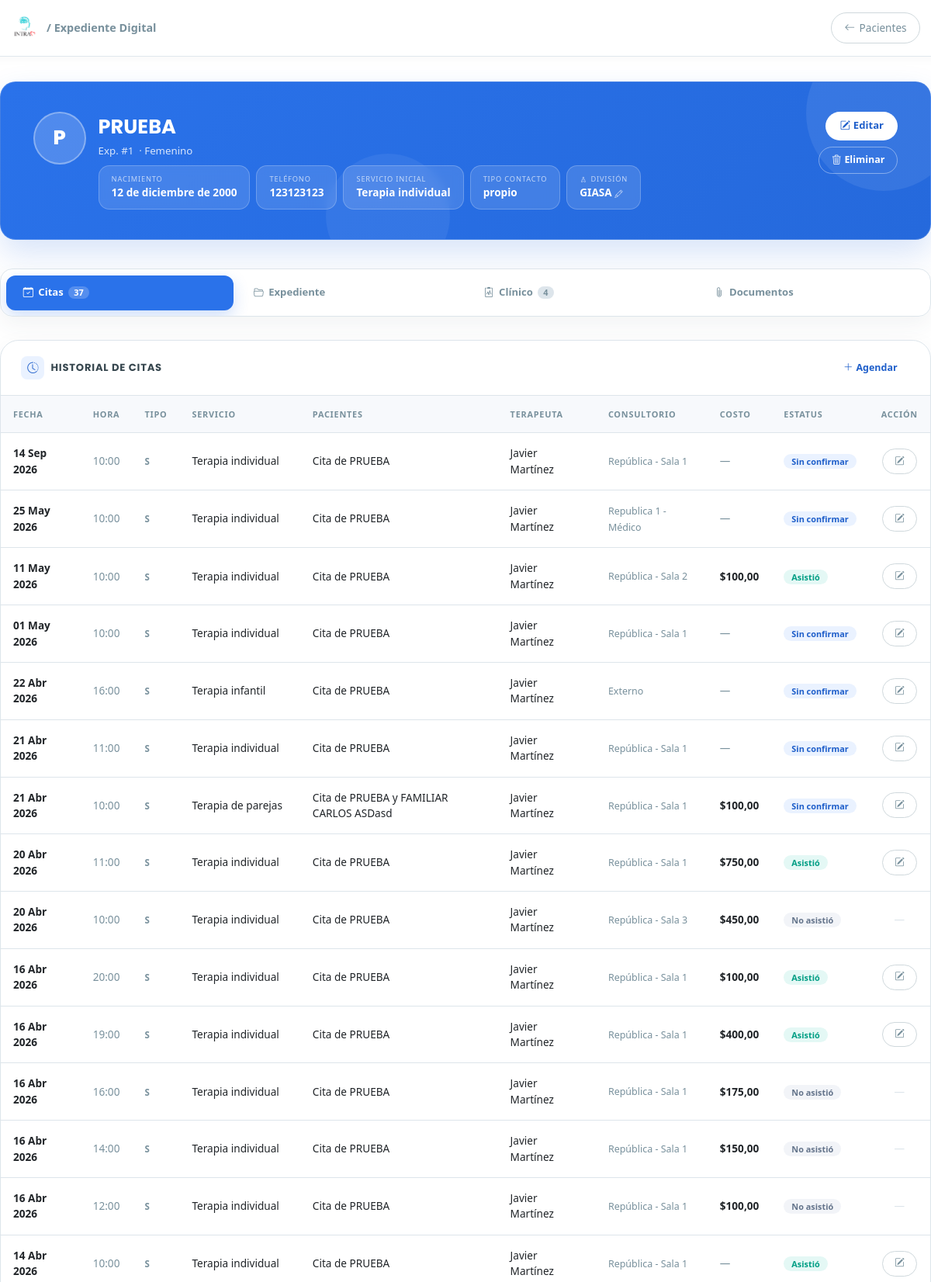
/pacientes/1/ (upper part), run on the app's committed database.
### clinica/models.py (models this page shows, shortened)
class Paciente(models.Model):
    TIPO_CONTACTO_CHOICES = [
        ('propio', 'Propio'),
        ('madre', 'Madre'),
        ('padre', 'Padre'),
        ('pareja', 'Pareja'),
        ('otro', 'Otro'),
    ]
    SEXO_CHOICES = [
        ('Femenino', 'Femenino'),
        ('Masculino', 'Masculino'),
    ]
    usuario = models.OneToOneField(User, on_delete=models.SET_NULL, null=True, blank=True, related_name='perfil_paciente')
    nombre = models.CharField(max_length=200, verbose_name="Nombre Completo")
    fecha_nacimiento = models.DateField(verbose_name="Fecha de Nacimiento")
    nombre_normalizado = models.CharField(max_length=200, blank=True, editable=False)
    sexo = models.CharField(
        max_length=20,
        choices=SEXO_CHOICES,
        default='Femenino',
        verbose_name="Sexo"
    )
    telefono = models.CharField(max_length=20, verbose_name="Teléfono (WhatsApp)")
    identidad_contacto = models.CharField(max_length=20, choices=TIPO_CONTACTO_CHOICES, default='propio')
    servicio_inicial = models.ForeignKey('Servicio', on_delete=models.SET_NULL, null=True, verbose_name="Servicio Inicial")
    consentimiento_firmado = models.FileField(upload_to='documentos/', blank=True, null=True)
    estudio_socioeconomico = models.FileField(upload_to='documentos/', blank=True, null=True)
    apertura_expediente = models.FileField(upload_to='documentos/', blank=True, null=True)
    resumen_clinico = models.TextField(blank=True, null=True)
    empresa = models.ForeignKey(
        'Empresa', on_delete=models.SET_NULL, null=True, blank=True,
        related_name='pacientes'
    )
    division = models.ForeignKey(
        'Division', on_delete=models.SET_NULL, null=True, blank=True,
        related_name='pacientes', verbose_name='División'
    )
    pacientes_relacionados = models.ManyToManyField('self', blank=True, symmetrical=True)
    enlace_resultados = models.URLField(blank=True, null=True)
    fecha_registro = models.DateTimeField(auto_now_add=True)
    class Meta:
        verbose_name = "Paciente"
        verbose_name_plural = "Pacientes"

class Servicio(models.Model):
    nombre = models.CharField(max_length=100)
    precio = models.DecimalField(
        max_digits=10, decimal_places=2, null=True, blank=True,
        verbose_name="Precio estándar",
        help_text="Precio público del servicio. Se usa para calcular penalizaciones por inasistencia."
    )
    def __str__(self):
        return self.nombre

class Division(models.Model):
    nombre = models.CharField(max_length=100)
    def __str__(self):
        return self.nombre

class Cita(models.Model):
    ESTATUS_CONFIRMADA = 'confirmada'
    ESTATUS_SIN_CONFIRMAR = 'sin_confirmar'
    ESTATUS_REAGENDO = 'reagendo'
    ESTATUS_CANCELO = 'cancelo'
    ESTATUS_SI_ASISTIO = 'si_asistio'
    ESTATUS_NO_ASISTIO = 'no_asistio'
    ESTATUS_INCIDENCIA = 'incidencia'
    ESTATUS_CHOICES = [
        (ESTATUS_CONFIRMADA, 'Confirmada'),
        (ESTATUS_SIN_CONFIRMAR, 'Sin confirmar'),
        (ESTATUS_REAGENDO, 'Reagendo'),
        (ESTATUS_CANCELO, 'Cancelo'),
        (ESTATUS_SI_ASISTIO, 'Si asistio'),
        (ESTATUS_NO_ASISTIO, 'No asistio'),
        (ESTATUS_INCIDENCIA, 'Incidencia'),
    ]
    ESTATUS_ACTIVOS = (
        ESTATUS_CONFIRMADA,
        ESTATUS_SIN_CONFIRMAR,
        ESTATUS_REAGENDO,
        ESTATUS_INCIDENCIA,
    )
    TIPO_NUEVO = 'N'
    TIPO_REFERIDO = 'R'
    TIPO_SEGUIMIENTO = 'S'
    TIPO_PACIENTE_CHOICES = [
        (TIPO_NUEVO, 'Nuevo'),
        (TIPO_REFERIDO, 'Referido'),
        (TIPO_SEGUIMIENTO, 'Seguimiento'),
    ]
    PAGO_CHOICES = [
        ('Terminal', 'Terminal'),
        ('Transferencia', 'Transferencia'),
        ('Efectivo', 'Efectivo'),
        ('Pase', 'Pase'),
    ]
    paciente = models.ForeignKey(Paciente, on_delete=models.CASCADE, related_name='citas')
    pacientes_adicionales = models.ManyToManyField(
        Paciente,
        blank=True,
        related_name='citas_como_adicional',
    )
    expediente_grupal = models.ForeignKey(
        'ExpedienteGrupal',
        on_delete=models.SET_NULL,
        null=True,
        blank=True,
        related_name='citas',
    )
    fecha = models.DateField()
    hora = models.TimeField()
    tipo_paciente = models.CharField(
        max_length=1,
        choices=TIPO_PACIENTE_CHOICES,
        default=TIPO_SEGUIMIENTO,
    )
    division = models.ForeignKey(Division, on_delete=models.SET_NULL, null=True)
    consultorio = models.ForeignKey(Consultorio, on_delete=models.SET_NULL, null=True)
    servicio = models.ForeignKey(Servicio, on_delete=models.SET_NULL, null=True)
    terapeuta = models.ForeignKey(Terapeuta, on_delete=models.SET_NULL, null=True)
    costo = models.DecimalField(max_digits=10, decimal_places=2, null=True, blank=True)
    metodo_pago = models.CharField(
        max_length=50,
        choices=PAGO_CHOICES,
        null=True,
        blank=True,
    )
    estatus = models.CharField(
        max_length=20,
        choices=ESTATUS_CHOICES,
        default=ESTATUS_SIN_CONFIRMAR,
    )
    folio_fiscal = models.CharField(max_length=100, blank=True, null=True)
    notas = models.TextField(blank=True, null=True)
    sin_bono = models.BooleanField(
        default=False,
        help_text="Si True, la cita se paga al terapeuta pero no suma para el cálculo de bonos adicionales.",
    )
    tiene_descuento = models.BooleanField(
        null=True, blank=True,
        help_text="Indica si el paciente tiene descuento / estudio socioeconómico activo al momento de la cita."
    )
    def pacientes_display_natural(self):
        nombres = [self.paciente.nombre] if self.paciente_id else []
        nombres.extend(list(self.pacientes_adicionales.values_list('nombre', flat=True)))
        if not nombres:
            return ""
        if len(nombres) == 1:
            return nombres[0]
        if len(nombres) == 2:
            return f"{nombres[0]} y {nombres[1]}"
        return f"{', '.join(nombres[:-1])} y {nombres[-1]}"
    def titulo_cita(self):
        pacientes = self.pacientes_display_natural()
        return f"Cita de {pacientes}" if pacientes else "Cita"
    class Meta:
        verbose_name = "Cita"
        verbose_name_plural = "Citas"
        ordering = ['-fecha', '-hora']

class Terapeuta(models.Model):
    usuario = models.OneToOneField(User, on_delete=models.SET_NULL, null=True, blank=True, related_name='perfil_terapeuta')
    nombre = models.CharField(max_length=100)
    activo = models.BooleanField(default=True)
    def __str__(self):
        return self.nombre

class Consultorio(models.Model):
    SEDE_CHOICES = [
        ('republica',      'República'),
        ('morelos',        'Morelos'),
        ('colinas',        'Colinas'),
        ('trabajo_social', 'Trabajo Social'),
        ('zoom',           'Zoom / Online'),
        ('externo',        'Externo'),
    ]
    nombre = models.CharField(max_length=100)
    sede   = models.CharField(max_length=20, choices=SEDE_CHOICES, null=True, blank=True)
    activo = models.BooleanField(default=False)
    def __str__(self):
        return self.nombre

### clinica/views.py (the view)
# urls.py: path('pacientes/<int:paciente_id>/', clinica_views.detalle_paciente, name='detalle_paciente'),
def detalle_paciente(request, paciente_id):
    paciente = get_object_or_404(Paciente, id=paciente_id)
    can_subir_documentos = request.user.is_authenticated and request.user.is_superuser
    if request.method == 'POST':
        if not can_subir_documentos:
            messages.error(request, 'Solo un superusuario puede subir documentos al expediente.')
            return redirect('detalle_paciente', paciente_id=paciente.id)
        form_documento = DocumentoPacienteForm(request.POST, request.FILES)
        if form_documento.is_valid():
            archivo = request.FILES['archivo']
            documento = form_documento.save(commit=False)
            documento.paciente = paciente
            documento.subido_por = request.user
            documento.nombre_archivo = archivo.name
            documento.tipo_mime = archivo.content_type
            documento.contenido = archivo.read()
            documento.save()
            messages.success(request, 'Documento agregado correctamente.')
            return redirect('detalle_paciente', paciente_id=paciente.id)
        messages.error(request, 'Revisa el archivo y los datos del documento.')
    else:
        form_documento = DocumentoPacienteForm()
    historial = Cita.objects.filter(
        Q(paciente=paciente) | Q(pacientes_adicionales=paciente)
    ).distinct().order_by('-fecha', '-hora')
    terapeutas_previos = set(cita.terapeuta for cita in historial if cita.terapeuta)
    notas_historial = NotaTerapeutaPaciente.objects.filter(
        paciente=paciente
    ).select_related('terapeuta').order_by('-creado_en')
    documentos_historial = DocumentoPaciente.objects.filter(
        paciente=paciente
    ).select_related('terapeuta', 'subido_por').order_by('-creado_en')
    reportes_historial = ReporteSesion.objects.filter(
        paciente=paciente
    ).select_related('terapeuta').order_by('-fecha', '-creado_en')
    apertura = getattr(paciente, 'apertura_expediente_obj', None)
    context = {
        'paciente': paciente,
        'historial': historial,
        'terapeutas_previos': terapeutas_previos,
        'notas_historial': notas_historial,
        'documentos_historial': documentos_historial,
        'reportes_historial': reportes_historial,
        'apertura': apertura,
        'form_documento': form_documento,
        'can_subir_documentos': can_subir_documentos,
        'divisiones': Division.objects.all().order_by('nombre'),
    }
    return render(request, 'clinica/detalle_paciente.html', context)

### clinica/models.py (called while the page is built)
    @property
    def autor_display(self):
        return self.terapeuta.nombre if self.terapeuta_id else 'Sin terapeuta'

### clinica/templates/clinica/detalle_paciente.html (shortened to what this page needs)
{% load static %}
<!DOCTYPE html>
<html lang="es">
<head>
  <link href="https://cdn.jsdelivr.net/npm/bootstrap@5.3.0/dist/css/bootstrap.min.css" rel="stylesheet">
  <link rel="stylesheet" href="https://cdn.jsdelivr.net/npm/bootstrap-icons@1.11.3/font/bootstrap-icons.css">
</head>
<body>
<nav class="top-nav">
  <a href="{% url 'home' %}" class="top-nav-brand">
    <img src="{% static 'clinica/images/logo.png' %}" alt="INTRA">
    <span>/ Expediente Digital</span>
  </a>
  <a href="{% url 'lista_pacientes' %}" class="btn-nav-back">
    <i class="bi bi-arrow-left"></i>Pacientes
  </a>
</nav>
<div class="page">
  <div class="hero">
    <div class="d-flex align-items-start gap-3 position-relative" style="z-index:1;">
      <div class="hero-avatar">{{ paciente.nombre|slice:":1" }}</div>
      <div style="flex:1;min-width:0;">
        <div class="hero-name">{{ paciente.nombre }}</div>
        <div class="hero-sub">
          Exp. #{{ paciente.id }}
          {% if paciente.sexo %}&nbsp;·&nbsp;{{ paciente.sexo }}{% endif %}
        </div>
        <div class="d-flex flex-wrap gap-2 mt-2">
          <div class="stat-pill">
            <div class="sp-lbl">Nacimiento</div>
            <div class="sp-val">{{ paciente.fecha_nacimiento }}</div>
          </div>
          <div class="stat-pill">
            <div class="sp-lbl">Teléfono</div>
            <div class="sp-val">{{ paciente.telefono }}</div>
          </div>
          {% if paciente.servicio_inicial %}
          <div class="stat-pill">
            <div class="sp-lbl">Servicio inicial</div>
            <div class="sp-val">{{ paciente.servicio_inicial }}</div>
          </div>
          {% endif %}
          {% if paciente.identidad_contacto %}
          <div class="stat-pill">
            <div class="sp-lbl">Tipo contacto</div>
            <div class="sp-val">{{ paciente.identidad_contacto }}</div>
          </div>
          {% endif %}
          {% if paciente.division %}
          <div class="stat-pill" id="div-pill-show" style="cursor:pointer;" title="Cambiar división" onclick="toggleDivForm()">
            <div class="sp-lbl"><i class="bi bi-diagram-2 me-1"></i>División</div>
            <div class="sp-val">{{ paciente.division }} <i class="bi bi-pencil" style="font-size:.65rem;opacity:.7;"></i></div>
          </div>
          {% endif %}
        </div>
      </div>
      <div class="hero-actions flex-shrink-0">
        <a href="{% url 'editar_paciente' paciente.id %}" class="btn-hero-primary">
          <i class="bi bi-pencil-square me-1"></i>Editar
        </a>
        <button class="btn-hero-danger" data-bs-toggle="modal" data-bs-target="#modalEliminar">
          <i class="bi bi-trash3 me-1"></i>Eliminar
        </button>
      </div>
    </div>
  </div>
  <div class="tab-nav" role="tablist">
    <button class="active" onclick="switchTab('citas',this)" role="tab">
      <i class="bi bi-calendar-check"></i>Citas
      <span class="tab-badge">{{ historial|length }}</span>
    </button>
    <button onclick="switchTab('expediente',this)" role="tab">
      <i class="bi bi-folder2-open"></i>Expediente
    </button>
    <button onclick="switchTab('clinico',this)" role="tab">
      <i class="bi bi-clipboard2-pulse"></i>Clínico
      {% if reportes_historial %}<span class="tab-badge">{{ reportes_historial|length }}</span>{% endif %}
    </button>
    <button onclick="switchTab('documentos',this)" role="tab">
      <i class="bi bi-paperclip"></i>Documentos
    </button>
  </div>
  <div id="tab-citas" class="tab-panel active">
    <div class="xcard">
      <div class="xcard-hd">
        <div class="d-flex align-items-center gap-2">
          <div class="xcard-icon"><i class="bi bi-clock-history"></i></div>
          <span class="xcard-title">Historial de Citas</span>
        </div>
        <a href="{% url 'crear_cita' %}?paciente={{ paciente.id }}" class="btn-hero-primary" style="padding:.38rem 1rem;font-size:.78rem;">
          <i class="bi bi-plus-lg me-1"></i>Agendar
        </a>
      </div>
      <div class="table-responsive">
        <table class="citas-table">
          <thead>
            <tr>
              <th>Fecha</th>
              <th>Hora</th>
              <th>Tipo</th>
              <th>Servicio</th>
              <th>Pacientes</th>
              <th>Terapeuta</th>
              <th>Consultorio</th>
              <th>Costo</th>
              <th>Estatus</th>
              <th style="text-align:center;">Acción</th>
            </tr>
          </thead>
          <tbody>
            {% for cita in historial %}
            <tr>
              <td style="font-weight:600;">{{ cita.fecha|date:"d M Y" }}</td>
              <td style="color:var(--muted);">{{ cita.hora|time:"H:i" }}</td>
              <td><span style="font-size:.72rem;font-weight:700;color:var(--muted);">{{ cita.tipo_paciente|default:"—" }}</span></td>
              <td>{{ cita.servicio|default:"—" }}</td>
              <td>{{ cita.titulo_cita }}</td>
              <td>{{ cita.terapeuta|default:"—" }}</td>
              <td><span style="font-size:.78rem;color:var(--muted);">{{ cita.consultorio|default:"—" }}</span></td>
              <td>{% if cita.costo %}<span style="font-weight:600;">${{ cita.costo }}</span>{% else %}<span style="color:var(--muted);">—</span>{% endif %}</td>
              <td>
                {% if cita.estatus == 'confirmada' %}<span class="est est-confirmada">Confirmada</span>
                {% elif cita.estatus == 'sin_confirmar' %}<span class="est est-sin">Sin confirmar</span>
                {% elif cita.estatus == 'reagendo' %}<span class="est est-reagendo">Reagendó</span>
                {% elif cita.estatus == 'cancelo' %}<span class="est est-cancelo">Canceló</span>
                {% elif cita.estatus == 'si_asistio' %}<span class="est est-asistio">Asistió</span>
                {% elif cita.estatus == 'no_asistio' %}<span class="est est-no-asistio">No asistió</span>
                {% elif cita.estatus == 'incidencia' %}<span class="est est-incidencia">Incidencia</span>
                {% else %}<span class="est" style="background:#F2F4F8;color:var(--muted);">{{ cita.get_estatus_display }}</span>{% endif %}
              </td>
              <td style="text-align:center;">
                {% if cita.estatus != 'cancelo' and cita.estatus != 'no_asistio' %}
                <a href="{% url 'editar_cita' cita.id %}?next=paciente" class="btn-ghost" title="Editar cita">
                  <i class="bi bi-pencil-square"></i>
                </a>
                {% else %}
                <span style="color:var(--border);">—</span>
                {% endif %}
              </td>
            </tr>
            {% empty %}
            <tr><td colspan="10"><div class="empty"><i class="bi bi-calendar-x"></i>Sin citas registradas</div></td></tr>
            {% endfor %}
          </tbody>
        </table>
      </div>
    </div>
  </div>
</div>
</body>
</html>

### data on the page
Paciente: nombre "P", nombre "PRUEBA", id "1", sexo "Femenino", fecha_nacimiento "12 de diciembre de 2000", telefono "123123123", servicio_inicial "Terapia individual", identidad_contacto "propio", division "GIASA"
Cita: fecha "14 Sep 2026", hora "10:00", tipo_paciente "S", servicio "Terapia individual", titulo_cita "Cita de PRUEBA", terapeuta "Javier Martínez", consultorio "República - Sala 1", estatus "Sin confirmar"
Cita: fecha "25 May 2026", hora "10:00", tipo_paciente "S", servicio "Terapia individual", titulo_cita "Cita de PRUEBA", terapeuta "Javier Martínez", consultorio "Republica 1 - Médico", estatus "Sin confirmar"
Cita: fecha "11 May 2026", hora "10:00", tipo_paciente "S", servicio "Terapia individual", titulo_cita "Cita de PRUEBA", terapeuta "Javier Martínez", consultorio "República - Sala 2", costo "100,00", estatus "Asistió"
Cita: fecha "01 May 2026", hora "10:00", tipo_paciente "S", servicio "Terapia individual", titulo_cita "Cita de PRUEBA", terapeuta "Javier Martínez", consultorio "República - Sala 1", estatus "Sin confirmar"
Cita: fecha "22 Abr 2026", hora "16:00", tipo_paciente "S", servicio "Terapia infantil", titulo_cita "Cita de PRUEBA", terapeuta "Javier Martínez", consultorio "Externo", estatus "Sin confirmar"
Cita: fecha "21 Abr 2026", hora "11:00", tipo_paciente "S", servicio "Terapia individual", titulo_cita "Cita de PRUEBA", terapeuta "Javier Martínez", consultorio "República - Sala 1", estatus "Sin confirmar"
Cita: fecha "21 Abr 2026", hora "10:00", tipo_paciente "S", servicio "Terapia de parejas", titulo_cita "Cita de PRUEBA y FAMILIAR CARLOS ASDasd", terapeuta "Javier Martínez", consultorio "República - Sala 1", costo "100,00", estatus "Sin confirmar"
Cita: fecha "20 Abr 2026", hora "11:00", tipo_paciente "S", servicio "Terapia individual", titulo_cita "Cita de PRUEBA", terapeuta "Javier Martínez", consultorio "República - Sala 1", costo "750,00", estatus "Asistió"
Cita: fecha "20 Abr 2026", hora "10:00", tipo_paciente "S", servicio "Terapia individual", titulo_cita "Cita de PRUEBA", terapeuta "Javier Martínez", consultorio "República - Sala 3", costo "450,00", estatus "No asistió"
Cita: fecha "16 Abr 2026", hora "20:00", tipo_paciente "S", servicio "Terapia individual", titulo_cita "Cita de PRUEBA", terapeuta "Javier Martínez", consultorio "República - Sala 1", costo "100,00", estatus "Asistió"
Cita: fecha "16 Abr 2026", hora "19:00", tipo_paciente "S", servicio "Terapia individual", titulo_cita "Cita de PRUEBA", terapeuta "Javier Martínez", consultorio "República - Sala 1", costo "400,00", estatus "Asistió"
Cita: fecha "16 Abr 2026", hora "16:00", tipo_paciente "S", servicio "Terapia individual", titulo_cita "Cita de PRUEBA", terapeuta "Javier Martínez", consultorio "República - Sala 1", costo "175,00", estatus "No asistió"
Cita: fecha "16 Abr 2026", hora "14:00", tipo_paciente "S", servicio "Terapia individual", titulo_cita "Cita de PRUEBA", terapeuta "Javier Martínez", consultorio "República - Sala 1", costo "150,00", estatus "No asistió"
Cita: fecha "16 Abr 2026", hora "12:00", tipo_paciente "S", servicio "Terapia individual", titulo_cita "Cita de PRUEBA", terapeuta "Javier Martínez", consultorio "República - Sala 1", costo "100,00", estatus "No asistió"
Cita: fecha "14 Abr 2026", hora "10:00", tipo_paciente "S", servicio "Terapia individual", titulo_cita "Cita de PRUEBA", terapeuta "Javier Martínez", consultorio "República - Sala 1", estatus "Asistió"

### other printed values
{{ historial|length }} "37"
{{ reportes_historial|length }} "4"
